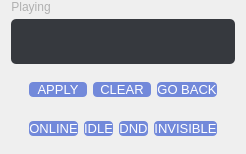
                   <widget class="QWidget" name="client_status_options_page">
                    <layout class="QVBoxLayout" name="verticalLayout_5">
                     <property name="spacing">
                      <number>0</number>
                     </property>
                     <property name="leftMargin">
                      <number>11</number>
                     </property>
                     <property name="topMargin">
                      <number>0</number>
                     </property>
                     <property name="rightMargin">
                      <number>11</number>
                     </property>
                     <property name="bottomMargin">
                      <number>0</number>
                     </property>
                     <item>
                      <widget class="QFrame" name="frame_8">
                       <property name="frameShape">
                        <enum>QFrame::NoFrame</enum>
                       </property>
                       <property name="frameShadow">
                        <enum>QFrame::Raised</enum>
                       </property>
                       <layout class="QVBoxLayout" name="verticalLayout_6">
                        <property name="spacing">
                         <number>0</number>
                        </property>
                        <property name="leftMargin">
                         <number>0</number>
                        </property>
                        <property name="topMargin">
                         <number>0</number>
                        </property>
                        <property name="rightMargin">
                         <number>0</number>
                        </property>
                        <property name="bottomMargin">
                         <number>0</number>
                        </property>
                        <item>
                         <widget class="QFrame" name="frame_12">
                          <property name="frameShape">
                           <enum>QFrame::NoFrame</enum>
                          </property>
                          <property name="frameShadow">
                           <enum>QFrame::Raised</enum>
                          </property>
                          <layout class="QHBoxLayout" name="horizontalLayout_19">
                           <property name="spacing">
                            <number>0</number>
                           </property>
                           <property name="leftMargin">
                            <number>0</number>
                           </property>
                           <property name="topMargin">
                            <number>0</number>
                           </property>
                           <property name="rightMargin">
                            <number>0</number>
                           </property>
                           <property name="bottomMargin">
                            <number>5</number>
                           </property>
                           <item alignment="Qt::AlignLeft|Qt::AlignBottom">
                            <widget class="QPushButton" name="status_type_button">
                             <property name="cursor">
                              <cursorShape>PointingHandCursor</cursorShape>
                             </property>
                             <property name="styleSheet">
                              <string notr="true">color:rgb(176, 176, 176);
border:None</string>
                             </property>
                             <property name="text">
                              <string>Playing   </string>
                             </property>
                            </widget>
                           </item>
                          </layout>
                         </widget>
                        </item>
                        <item alignment="Qt::AlignTop">
                         <widget class="QFrame" name="frame_11">
                          <property name="frameShape">
                           <enum>QFrame::NoFrame</enum>
                          </property>
                          <property name="frameShadow">
                           <enum>QFrame::Raised</enum>
                          </property>
                          <layout class="QHBoxLayout" name="horizontalLayout_18">
                           <property name="spacing">
                            <number>0</number>
                           </property>
                           <property name="leftMargin">
                            <number>0</number>
                           </property>
                           <property name="topMargin">
                            <number>0</number>
                           </property>
                           <property name="rightMargin">
                            <number>0</number>
                           </property>
                           <property name="bottomMargin">
                            <number>0</number>
                           </property>
                           <item>
                            <widget class="QLineEdit" name="status_entry">
                             <property name="sizePolicy">
                              <sizepolicy hsizetype="Expanding" vsizetype="Fixed">
                               <horstretch>0</horstretch>
                               <verstretch>0</verstretch>
                              </sizepolicy>
                             </property>
                             <property name="minimumSize">
                              <size>
                               <width>0</width>
                               <height>45</height>
                              </size>
                             </property>
                             <property name="font">
                              <font>
                               <pointsize>12</pointsize>
                              </font>
                             </property>
                             <property name="cursor">
                              <cursorShape>IBeamCursor</cursorShape>
                             </property>
                             <property name="styleSheet">
                              <string notr="true">background:rgb(54,57,62);
color:rgb(170, 170, 170);
border:None;
border-radius:5px</string>
                             </property>
                            </widget>
                           </item>
                          </layout>
                         </widget>
                        </item>
                       </layout>
                      </widget>
                     </item>
                     <item>
                      <widget class="QFrame" name="frame_9">
                       <property name="styleSheet">
                        <string notr="true">QPushButton{
background:rgb(114,137,218);
color:white;
border-radius:4px}
QPushButton:hover{
background:rgb(131, 160, 252);
}</string>
                       </property>
                       <property name="frameShape">
                        <enum>QFrame::NoFrame</enum>
                       </property>
                       <property name="frameShadow">
                        <enum>QFrame::Raised</enum>
                       </property>
                       <layout class="QVBoxLayout" name="verticalLayout_7">
                        <item>
                         <widget class="QFrame" name="frame_10">
                          <property name="frameShape">
                           <enum>QFrame::NoFrame</enum>
                          </property>
                          <property name="frameShadow">
                           <enum>QFrame::Raised</enum>
                          </property>
                          <layout class="QHBoxLayout" name="horizontalLayout_20">
                           <item>
                            <widget class="QPushButton" name="apply_button">
                             <property name="sizePolicy">
                              <sizepolicy hsizetype="Minimum" vsizetype="Maximum">
                               <horstretch>0</horstretch>
                               <verstretch>0</verstretch>
                              </sizepolicy>
                             </property>
                             <property name="minimumSize">
                              <size>
                               <width>0</width>
                               <height>0</height>
                              </size>
                             </property>
                             <property name="maximumSize">
                              <size>
                               <width>16777215</width>
                               <height>40</height>
                              </size>
                             </property>
                             <property name="font">
                              <font>
                               <pointsize>10</pointsize>
                              </font>
                             </property>
                             <property name="cursor">
                              <cursorShape>PointingHandCursor</cursorShape>
                             </property>
                             <property name="styleSheet">
                              <string notr="true"/>
                             </property>
                             <property name="text">
                              <string>APPLY</string>
                             </property>
                            </widget>
                           </item>
                           <item>
                            <widget class="QPushButton" name="clear_button">
                             <property name="sizePolicy">
                              <sizepolicy hsizetype="Minimum" vsizetype="Minimum">
                               <horstretch>0</horstretch>
                               <verstretch>0</verstretch>
                              </sizepolicy>
                             </property>
                             <property name="maximumSize">
                              <size>
                               <width>16777215</width>
                               <height>40</height>
                              </size>
                             </property>
                             <property name="font">
                              <font>
                               <pointsize>10</pointsize>
                              </font>
                             </property>
                             <property name="cursor">
                              <cursorShape>PointingHandCursor</cursorShape>
                             </property>
                             <property name="styleSheet">
                              <string notr="true"/>
                             </property>
                             <property name="text">
                              <string>CLEAR</string>
                             </property>
                            </widget>
                           </item>
                           <item>
                            <widget class="QPushButton" name="go_back_button_status">
                             <property name="sizePolicy">
                              <sizepolicy hsizetype="Minimum" vsizetype="Minimum">
                               <horstretch>0</horstretch>
                               <verstretch>0</verstretch>
                              </sizepolicy>
                             </property>
                             <property name="maximumSize">
                              <size>
                               <width>16777215</width>
                               <height>40</height>
                              </size>
                             </property>
                             <property name="font">
                              <font>
                               <pointsize>10</pointsize>
                              </font>
                             </property>
                             <property name="cursor">
                              <cursorShape>PointingHandCursor</cursorShape>
                             </property>
                             <property name="styleSheet">
                              <string notr="true"/>
                             </property>
                             <property name="text">
                              <string>GO BACK</string>
                             </property>
                            </widget>
                           </item>
                          </layout>
                         </widget>
                        </item>
                        <item>
                         <widget class="QFrame" name="frame_13">
                          <property name="frameShape">
                           <enum>QFrame::NoFrame</enum>
                          </property>
                          <property name="frameShadow">
                           <enum>QFrame::Raised</enum>
                          </property>
                          <layout class="QHBoxLayout" name="horizontalLayout_21">
                           <item>
                            <widget class="QPushButton" name="online_button">
                             <property name="sizePolicy">
                              <sizepolicy hsizetype="Minimum" vsizetype="Maximum">
                               <horstretch>0</horstretch>
                               <verstretch>0</verstretch>
                              </sizepolicy>
                             </property>
                             <property name="maximumSize">
                              <size>
                               <width>16777215</width>
                               <height>35</height>
                              </size>
                             </property>
                             <property name="font">
                              <font>
                               <pointsize>10</pointsize>
                              </font>
                             </property>
                             <property name="cursor">
                              <cursorShape>PointingHandCursor</cursorShape>
                             </property>
                             <property name="styleSheet">
                              <string notr="true"/>
                             </property>
                             <property name="text">
                              <string>ONLINE</string>
                             </property>
                            </widget>
                           </item>
                           <item>
                            <widget class="QPushButton" name="idle_button">
                             <property name="maximumSize">
                              <size>
                               <width>16777215</width>
                               <height>35</height>
                              </size>
                             </property>
                             <property name="font">
                              <font>
                               <pointsize>10</pointsize>
                              </font>
                             </property>
                             <property name="cursor">
                              <cursorShape>PointingHandCursor</cursorShape>
                             </property>
                             <property name="styleSheet">
                              <string notr="true"/>
                             </property>
                             <property name="text">
                              <string>IDLE</string>
                             </property>
                            </widget>
                           </item>
                           <item>
                            <widget class="QPushButton" name="dnd_button">
                             <property name="maximumSize">
                              <size>
                               <width>16777215</width>
                               <height>35</height>
                              </size>
                             </property>
                             <property name="font">
                              <font>
                               <pointsize>10</pointsize>
                              </font>
                             </property>
                             <property name="cursor">
                              <cursorShape>PointingHandCursor</cursorShape>
                             </property>
                             <property name="styleSheet">
                              <string notr="true"/>
                             </property>
                             <property name="text">
                              <string>DND</string>
                             </property>
                            </widget>
                           </item>
                           <item>
                            <widget class="QPushButton" name="invisible_button">
                             <property name="maximumSize">
                              <size>
                               <width>16777215</width>
                               <height>35</height>
                              </size>
                             </property>
                             <property name="font">
                              <font>
                               <pointsize>10</pointsize>
                              </font>
                             </property>
                             <property name="cursor">
                              <cursorShape>PointingHandCursor</cursorShape>
                             </property>
                             <property name="styleSheet">
                              <string notr="true"/>
                             </property>
                             <property name="text">
                              <string>INVISIBLE</string>
                             </property>
                            </widget>
                           </item>
                          </layout>
                         </widget>
                        </item>
                       </layout>
                      </widget>
                     </item>
                    </layout>
                   </widget>
